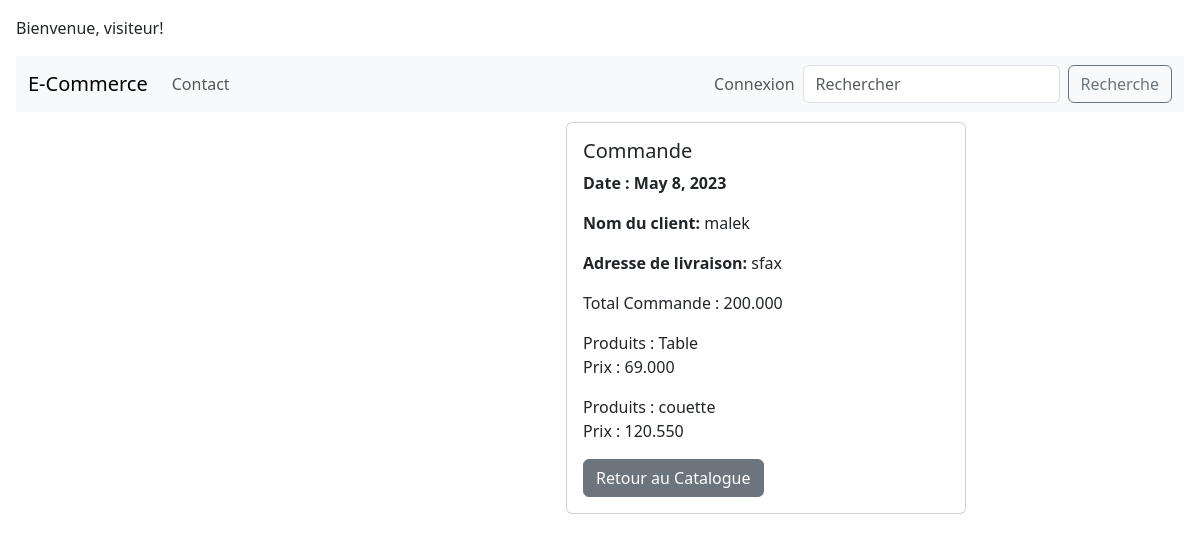
Screenshot of /magasin/Commande/1/ with the database file from the repository.
### magasin/models.py (models this page shows, shortened)
class Commande(models.Model):
    dateCde = models.DateField(null=True, default=date.today)
    nom_client = models.CharField(max_length=100,default="")
    adresse_livraison = models.CharField(max_length=200,default="")
    totalCde = models.DecimalField(max_digits=10, decimal_places=3)
    produits = models.ManyToManyField(Produit, related_name='produits')

class Produit(models.Model):
    TYPE_CHOICES=[('em','emballé'),
              ('fr','frais'),
              ('cs','conservé')
              ]
    libellé = models.CharField(max_length=100)
    description = models.TextField(default='non definie')
    prix = models.DecimalField(max_digits=10, decimal_places=3)
    type = models.CharField(max_length=2,choices=TYPE_CHOICES,default='em')
    categorie = models.ForeignKey('Categorie', on_delete=models.CASCADE, null=True)
    fournisseur=models.ForeignKey('Fournisseur',on_delete=models.CASCADE,null=True)
    img=models.ImageField(blank=True,upload_to='media/')

### magasin/views.py (the view)
# urls.py: path('Commande/<int:commande_id>/', views.detail_commande, name='detail_commande'),
def detail_commande(request, commande_id):
    commande = get_object_or_404(Commande, id=commande_id)
    context = {'commande': commande}
    return render(request, 'magasin/Commandes/detail_commande.html', context)

### magasin/templates/magasin/Commandes/detail_commande.html (shortened to what this page needs)
{% extends 'magasin/base.html' %}
{% block content %}
  <div class="card" style="width: 400px;margin: 10px; margin-left: 550px;" >
   <div class="card-body">
       <h5 class="card-title">Commande</h5>
       <p class="card-text"><b>Date : {{commande.dateCde}}</b></p>
       <p class="card-text"><b>Nom du client:</b> {{commande.nom_client}}</p>
       <p class="card-text"><b>Adresse de livraison:</b> {{commande.adresse_livraison}}</p>
       <p class="card-text">Total Commande : {{commande.totalCde}}</p>
       {% for produit in commande.produits.all %}
       <p class="card-text"> Produits : {{produit.libellé}} <br>
            Prix : {{produit.prix}}</p>
       {% endfor %}
       <a href="{% url 'ListCommande' %}" class="btn btn-secondary">Retour au Catalogue</a>
   </div>
</div>
{% endblock %}

### rows the page displays
Commande: dateCde "May 8, 2023", nom_client "malek", adresse_livraison "sfax", totalCde "200.000"
Produit: libellé "Table", prix "69.000"
Produit: libellé "couette", prix "120.550"
